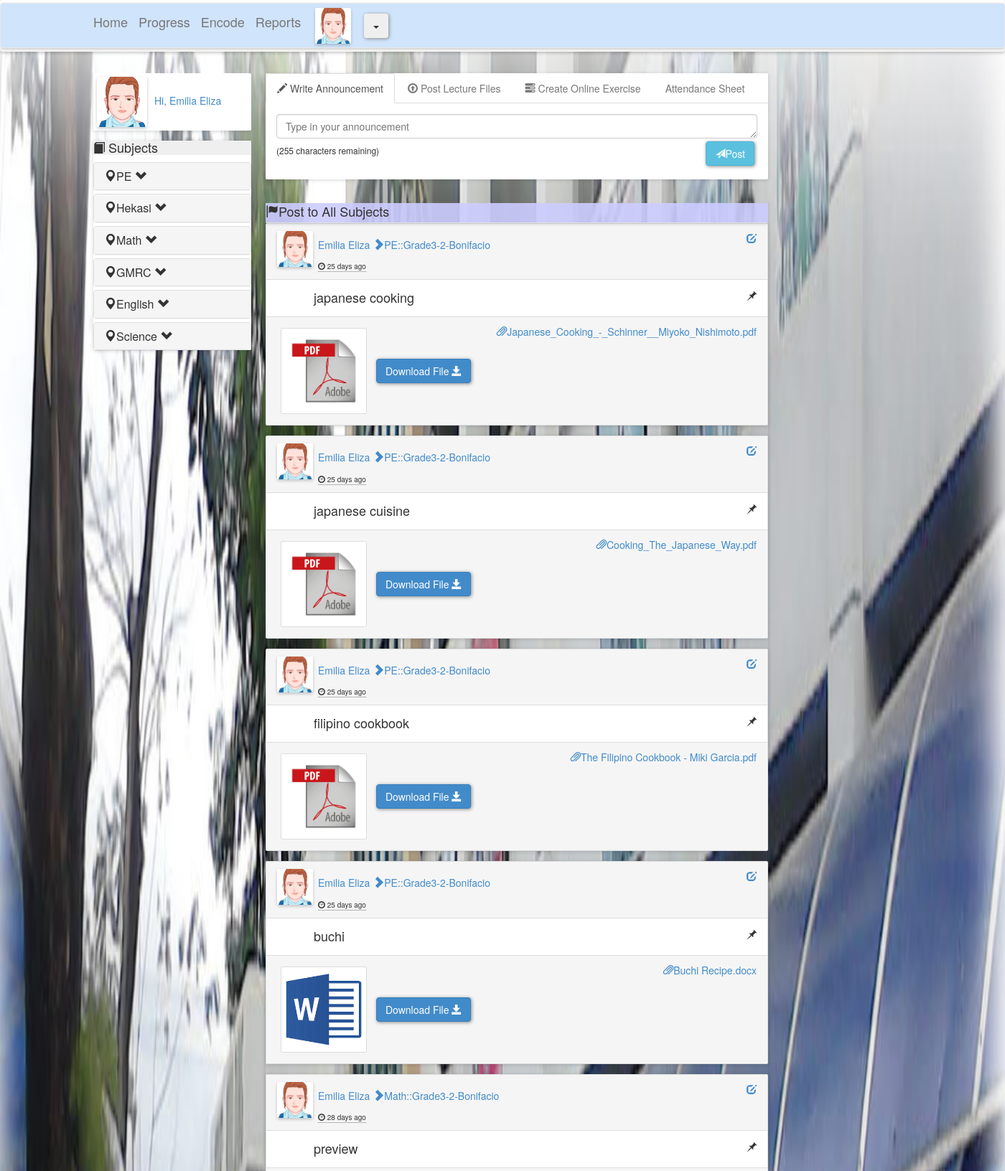
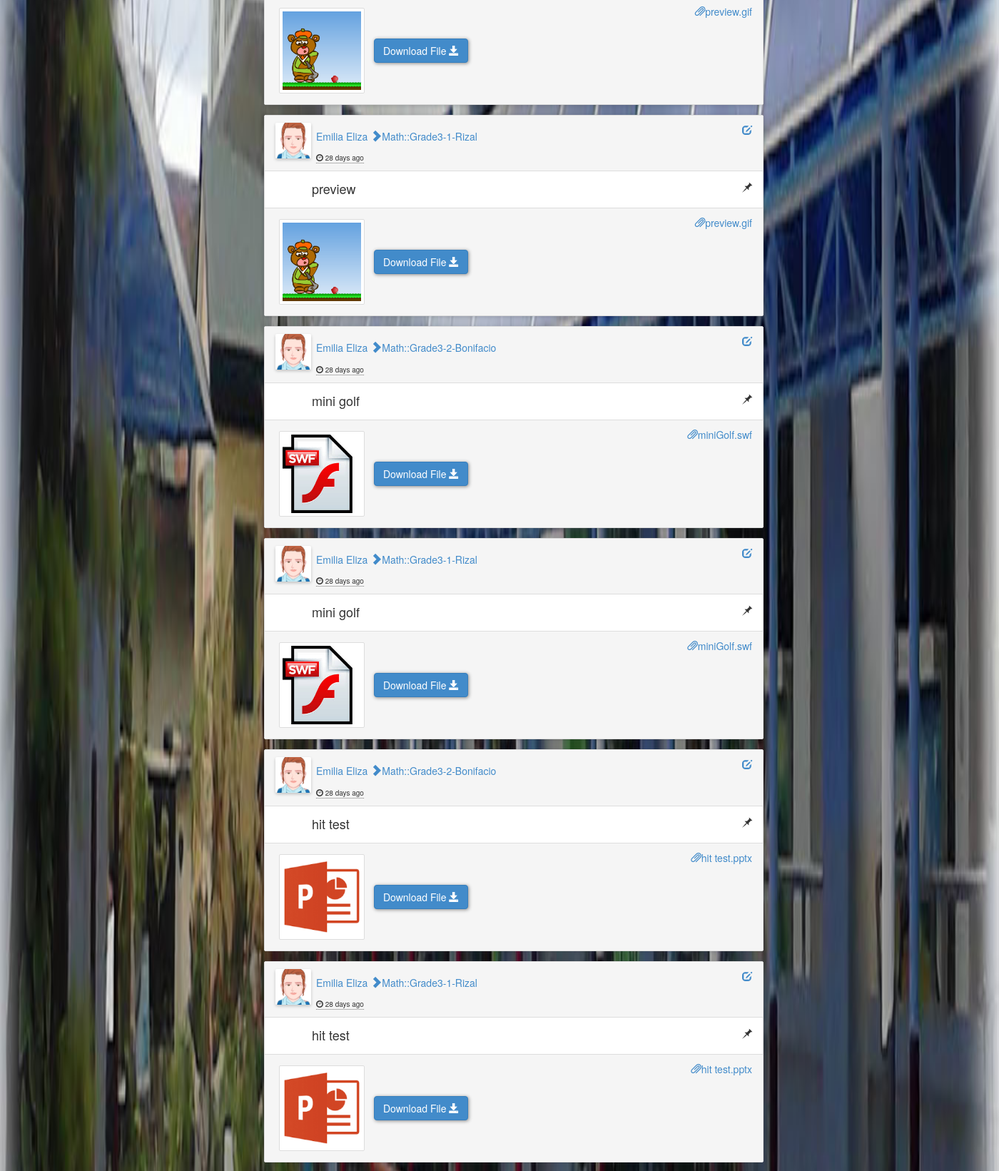
The app's page /index.php?r=lss&ss (signed in, upper part) with its own data (2 pictures, top to bottom).
### tables this page shows
CREATE TABLE `section_list` (
  `sectionID` varchar(6) NOT NULL DEFAULT '',
  `sectionNo` varchar(2) DEFAULT NULL,
  `section_name` varchar(20) DEFAULT NULL,
  PRIMARY KEY (`sectionID`)
);

CREATE TABLE `subject_` (
  `subjectID` varchar(8) NOT NULL,
  `subject_title` varchar(20) DEFAULT NULL,
  PRIMARY KEY (`subjectID`)
);

CREATE TABLE `grade_level` (
  `levelID` varchar(5) NOT NULL,
  `level_description` varchar(10) DEFAULT NULL,
  PRIMARY KEY (`levelID`)
);

CREATE TABLE `announcement_lecture` (
  `date_created` datetime NOT NULL,
  `messageorfile_caption` varchar(255) DEFAULT NULL,
  `file_path` varchar(200) DEFAULT NULL,
  `file_name` varchar(100) DEFAULT NULL,
  PRIMARY KEY (`date_created`)
);

### model/announcement_lecture.php (called while the page is built, shortened)
<?php
function get_announcement_lecture_to_all_subjects($teacherID)
{
    include "config/conn.php";
        $sql="Select announcement_lecture.date_created, announcement_lecture.messageorfile_caption, announcement_lecture.file_path, announcement_lecture.file_name,
        section_list.sectionNo, section_list.section_name, subject_.subject_title, grade_level.level_description
        from section_list inner join section on section_list.sectionID=section.sectionID
        inner join subject_ on section.subjectID=subject_.subjectID
        inner join grade_level on section.levelID=grade_level.levelID
        inner join post_announcement_lecture on section.class_rec_no=post_announcement_lecture.class_rec_no
        inner join announcement_lecture on post_announcement_lecture.date_created=announcement_lecture.date_created
        where section.teacherID = '".$teacherID."' order by date_created desc";
        $result=mysqli_query($cxn,$sql);
        return $result;
}
function get_time_difference_php($created_time)
 {
        $str = strtotime($created_time);
        $today = strtotime(date('Y-m-d H:i:s'));
        $time_differnce = $today-$str;
        $years = 60*60*24*365;
        $months = 60*60*24*30;
        $days = 60*60*24;
        $hours = 60*60;
        $minutes = 60;
        if(intval($time_differnce/$years) > 1)
        {
            return intval($time_differnce/$years)." years ago";
        }else if(intval($time_differnce/$years) > 0)
        {
            return intval($time_differnce/$years)." year ago";
        }else if(intval($time_differnce/$months) > 1)
        {
            return intval($time_differnce/$months)." months ago";
        }else if(intval(($time_differnce/$months)) > 0)
        {
            return intval(($time_differnce/$months))." month ago";
        }else if(intval(($time_differnce/$days)) > 1)
        {
            return intval(($time_differnce/$days))." days ago";
        }else if (intval(($time_differnce/$days)) > 0)
        {
            return intval(($time_differnce/$days))." day ago";
        }else if (intval(($time_differnce/$hours)) > 1)
        {
            return intval(($time_differnce/$hours))." hours ago";
        }else if (intval(($time_differnce/$hours)) > 0)
        {
            return intval(($time_differnce/$hours))." hour ago";
        }else if (intval(($time_differnce/$minutes)) > 1)
        {
            return intval(($time_differnce/$minutes))." minutes ago";
        }else if (intval(($time_differnce/$minutes)) > 0)
        {
            return intval(($time_differnce/$minutes))." minute ago";
        }else if (intval(($time_differnce)) > 1)
        {
            return intval(($time_differnce))." seconds ago";
        }else
        {
            return "few seconds ago";
        }
  }
?>

### views/Teachers_Page.php (the view, shortened to what this page needs)
<!DOCTYPE html>
<html lang="en">
	<head>
		<link href="views/plugins/bootstrap/bootstrap.css" rel="stylesheet"/>
        <link href="views/css/exDesign.css" rel="stylesheet"/>
	</head>
		<body onload="check()">
<div class="header-wrapper">
	<?php include "views/parts/navi-bar-teacher.php";?>
</div>
<div class="wrapper-separator-holder">
	<div class="wrapper-separator"></div>
</div>
<div class="viewport">
	<div class="content">
		<div class="container">
			<?php include "views/parts/side-bar-teacher.php";?>
			<div class="right-wrapper">
				<div class="right-column">
					<div class="right-column-fixed">
							<div id="postbox-container">
								<ul id="myTab" class="nav nav-tabs">
										<li class="active"><a href="#announcement" data-toggle="tab"><span class="glyphicon glyphicon-pencil"></span> Write Announcement</a></li>
										<li><a href="#lecture-exercises" data-toggle="tab"><span class="glyphicon glyphicon-upload"></span> Post Lecture Files </a></li>
										<li><a href="#create-exercises" data-toggle="tab" ><span class="glyphicon glyphicon-tasks"></span> Create Online Exercise</a></li>
										<li><a href="#attendance-sheet" data-toggle="tab">Attendance Sheet</a></li>
									  </ul>
									  <div id="myTabContent" class="tab-content">
										<div class="tab-pane fade in active" id="announcement">
											<div class="msgbox">
												<div class="row">
													<div class="col-md-12 col-md-12">
															<div class="panel-body" id="announce-box">
																<form accept-charset="UTF-8" action="" method="POST">
																	<textarea class="form-control counted" name="message" placeholder="Type in your announcement"
																	rows="1" required="required"></textarea>
																	<h6 class="pull-left" id="counter">320 characters remaining</h6>
																	<button class="pull-right btn btn-info" type="submit"><span class="glyphicon glyphicon-send"></span>Post</button>
																</form>
															</div>
													</div>
												</div>
											</div>
										</div>
									  </div>
							</div>
					</div>
					<div id="post-title-fixed">
							<div id="post-title"><span class="glyphicon glyphicon-flag"></span>Post to All Subjects</div>
					</div>
					<div id="post-container-relative">
								<div id="post-container">
										<div id="message-container">
											<?php
											foreach($display_box as $display)
											{
											?>
												<div class="post-messages panel panel-default">
													<div class="panel-heading">
															<a href="#" class="pull-right"><span class="glyphicon glyphicon-edit"></span></a>
															<?php echo '<div><img src="views/res/'.$_SESSION['profile_pic'].'" class="shadow post-message-img pull-left" /></div>';?>
															<div><a class="navbar-link message-author"><h5><?php echo $_SESSION['reg_fname'] . ' <i class="glyphicon glyphicon-chevron-right"></i>' .$display['subject_title'].'::'.$display['level_description']. '-'. $display['sectionNo'] . '-' . $display['section_name'] . ' ' ;?></h5></a></div>
															<?php echo '</span><abbr class="timespan" title="'.$display['date_created'].'">
															<span class="glyphicon glyphicon-dashboard"></span>  '.$display['timespan'].'<abbr>'; ?>
													</div>
													<div class="panel-body">
														<h4 class="post-teacher"><?php echo $display['messageorfile_caption']; ?></h4>
														<span class="glyphicon glyphicon-pushpin pull-right"></span>
													</div>
														<?php
															if( (!empty($display['file_path'])) and (!empty($display['file_name'])) )
															{
														?>
															<div class="panel-footer">
																<form action="" method="post" name="download">
																<?php
																		$temp = explode(".",$display['file_name']);
																		$extension = end($temp);
																if(
																	($extension=='doc')||($extension=='docx')||($extension=='docm')||
																	($extension=='docb')||($extension=='dotm')||
																	($extension=='dotx')
																  )
																  {
																  	echo '<div><a><img src="views/res/word.png" class="img-thumbnail post-lecture-image">';
																  }
																else if ($extension=='pdf')
																{
																	echo '<div><a><img src="views/res/adobe.png" class="img-thumbnail post-lecture-image">';
																}
																else if(
																 	($extension=='xls')||($extension=='xlsx')||($extension=='xlsm')
																 	||($extension=='xltx')||($extension=='xltm')||($extension=='xlsb')
																 	)
																  {
																  		echo '<div><a><img src="views/res/excel.png" class="img-thumbnail post-lecture-image">';
																  }
																else if
																  (
																  	($extension=='ppt')||($extension=='pptx')||($extension=='pptm')||($extension=='potx')||
																  	($extension=='potm')||($extension=='ppam')||($extension=='ppsx')||($extension=='ppsm')||
																  	($extension=='sldx')||($extension=='sldm')
																  )
																{
																		echo '<div><a><img src="views/res/powerpoint.png" class="img-thumbnail post-lecture-image">';
																}
																else if
																  (
																  	$extension=='7z'
																  )
																{
																		echo '<div><a><img src="views/res/7z.png" class="img-thumbnail post-lecture-image">';
																}
																else if(
																	$extension=='rar'
																   )
																{
																		echo '<div><a><img src="views/res/rar.jpg" class="img-thumbnail post-lecture-image">';
																}
																else if(
																	$extension=='swf'
																   )
																{
																		echo '<div><a><img src="views/res/swf.jpg" class="img-thumbnail post-lecture-image">';
																}
																else if(
																	$extension=='zip'
																   )
																{
																		echo '<div><a><img src="views/res/zip.jpg" class="img-thumbnail post-lecture-image">';
																}
																else
																{
																	echo '<div><a><img src="'.$display['file_path'].$display['file_name'].'" class="img-thumbnail post-lecture-image">';
																}
																echo '<p class="pull-right"><span class="glyphicon glyphicon-paperclip"></span>'.$display['file_name'].'</p>
																	<input name="file_name" value="'.$display['file_name'].'" type="hidden"/>
																	<button class=" btn btn-primary" type="submit">Download File <span class="glyphicon glyphicon-save"></span></button>
																			</a>
																		</div>
																';?>
																</form>
															</div>
														<?php
															}
														?>
												</div>
											<?php
											}
											?>
										</div>
								</div>
					</div>
				</div>
			</div>
		</div>
	</div>
</div>
	</body>
</html>

### views/css/exDesign.css (style rules this page uses)
* { margin : 0px; padding : 0px; }
body { background-color : RGB(30, 30, 30); background-image : url('../res/TES_BACKGROUND.jpg'); background-size : 100% 100%; background-attachment : fixed; scrollbar-face-color : RGB(70, 70, 70); scrollbar-shadow-color: black; scrollbar-track-color: RGB(140, 140, 140); scrollbar-arrow-color: RGB(50, 50, 50); }
.header-wrapper { width : 100%; height:72px; margin-bottom:0px; }
.shadow { box-shadow: 0px 2px 4px rgba(0, 0, 0, 0.21); }
.wrapper-separator-holder { height:30px; width:100%; margin: 0px auto; }
.wrapper-separator { background-color : RGB(30, 30, 30); background-image : url('../res/TES_BACKGROUND.jpg'); background-size : 100% 100%; background-attachment : fixed; scrollbar-face-color : RGB(70, 70, 70); scrollbar-shadow-color: black; scrollbar-track-color: RGB(140, 140, 140); scrollbar-arrow-color: RGB(50, 50, 50); z-index:50; position:fixed; height:inherit; width:inherit; }
.viewport { position:relative; }
.right-wrapper { position:relative; left:220px; }
.content { margin: 0px 10px 10px 10px; }
.right-column { background-color: transparent; border-radius: 2px; width: 700px; margin-left:20px; }
.right-column-fixed { position:fixed; width:inherit; z-index:50; }
#postbox-container { background-color: #FFF; border-radius: 2px; box-shadow: 0px 1px 5px 0px rgba(56, 61, 72, 0.21); }
.post-lecture-image { margin: 5px 5px 5px 5px; height:120px; width:120px; border-top-left-radius: 2px; border-top-right-radius: 2px; border-bottom-right-radius: 2px; border-bottom-left-radius: 2px; }
#post-container-relative { margin-bottom: 14px; position:relative; top:209px; width:inherit; }
#post-container { background-color: transparent; border-radius: 2px; box-shadow: 0px 1px 5px 0px rgba(56, 61, 72, 0.21); width:700px; }
.post-messages { background-color: #FFF; border-radius: 2px; box-shadow: 0px 1px 5px 0px rgba(56, 61, 72, 0.21); margin-bottom: 14px; }
.post-message-img { margin: auto auto; height:50px; width:50px; border-top-left-radius: 2px; border-top-right-radius: 2px; border-bottom-right-radius: 2px; border-bottom-left-radius: 2px; }
.message-author { display:inline-block; margin-left:7px; vertical-align:top; text-decoration:none; }
.timespan { display:inline; clear:left; font-size: 10px; margin-left:7px; text-decoration:none; }
.post-teacher { margin: 0px 0px 0px 50px; width: 599px; display:inline; padding:1px; }
#post-title-fixed { position:fixed; top:281px; width:inherit; z-index:10; }
#post-title { padding: 15px 20px; border-bottom: 1px solid #DFE4E8; border-radius: 2px 2px 2px 2px; box-shadow: 0px 1px 5px 0px rgba(56, 61, 72, 0.21); background: rgba(204, 204, 255, .9); font: 18px Helvetica Neue,Helvetica,Arial,sans-serif; color: #333; margin: 0px; padding: 0px; width:700px; height:30px; }
#message-container { width:700px; }
.btn { margin: 4px; box-shadow: 1px 1px 5px #888888; }
i { font-size:16px; }
.nav > li > a { color:#787878; }

### records on screen
section_list: subject_.subject_title "PE", grade_level.level_description "Grade3", sectionNo "2", section_name "Bonifacio", timespan "25 days ago", announcement_lecture.messageorfile_caption "japanese cooking", announcement_lecture.file_name "Japanese_Cooking_-_Schinner__Miyoko_Nishimoto.pdf", announcement_lecture.messageorfile_caption "japanese cuisine", announcement_lecture.file_name "Cooking_The_Japanese_Way.pdf", announcement_lecture.messageorfile_caption "filipino cookbook", announcement_lecture.file_name "The Filipino Cookbook - Miki Garcia.pdf", announcement_lecture.messageorfile_caption "buchi", announcement_lecture.file_name "Buchi Recipe.docx", subject_.subject_title "Math", timespan "28 days ago", announcement_lecture.messageorfile_caption "preview", announcement_lecture.file_path+file_name (picture), announcement_lecture.file_name "preview.gif", announcement_lecture.messageorfile_caption "mini golf", announcement_lecture.file_name "miniGolf.swf", announcement_lecture.messageorfile_caption "hit test", announcement_lecture.file_name "hit test.pptx"
section_list: subject_.subject_title "Math", grade_level.level_description "Grade3", sectionNo "1", section_name "Rizal", timespan "28 days ago", announcement_lecture.messageorfile_caption "preview", announcement_lecture.file_path+file_name (picture), announcement_lecture.file_name "preview.gif", announcement_lecture.messageorfile_caption "mini golf", announcement_lecture.file_name "miniGolf.swf", announcement_lecture.messageorfile_caption "hit test", announcement_lecture.file_name "hit test.pptx"

### other values on screen
$_SESSION['reg_fname'] "Emilia Eliza"
$subjectName "PE"
$subjectName "Hekasi"
$subjectName "Math"
$subjectName "GMRC"
$subjectName "English"
$subjectName "Science"
